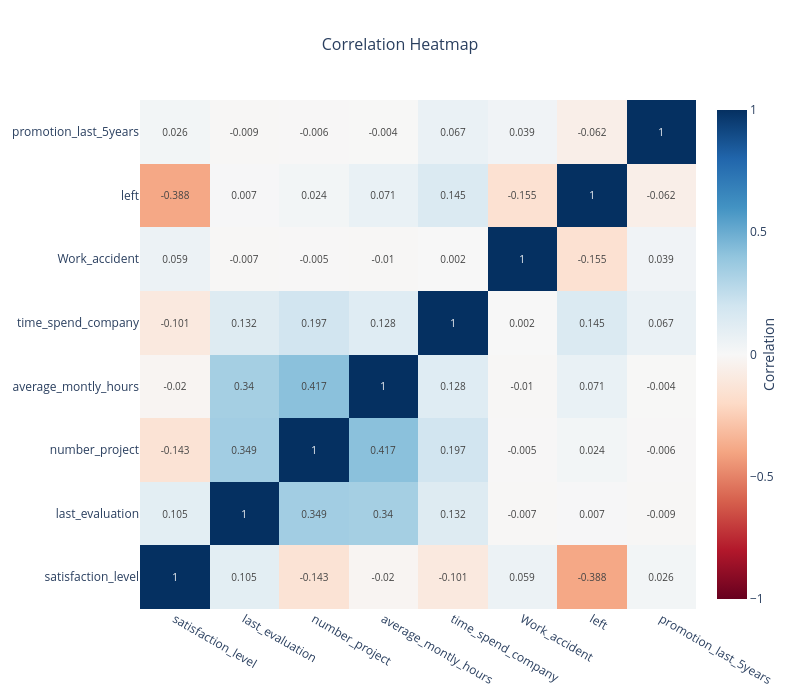

The notebook cell this image was saved under:
### Code cell
fig = go.Figure(data=go.Heatmap(
    z=correlation_matrix.values,
    x=correlation_matrix.columns,
    y=correlation_matrix.columns,
    colorscale='RdBu',
    zmid=0,
    text=np.round(correlation_matrix.values, 3),
    texttemplate='%{text}',
    textfont={"size": 10},
    colorbar=dict(title="Correlation", title_side="right")
))

fig.update_layout(
    title='Correlation Heatmap',
    title_font_size=16,
    title_x=0.5,
    width=800,
    height=700,
    xaxis_showgrid=False,
    yaxis_showgrid=False
)

fig.show()

### Figure 1 — Plotly figure (JSON) as saved in the notebook; plotly's stock layout.template omitted (floating-point values rounded to 4 significant figures)
{"data": [{"colorbar": {"title": {"side": "right", "text": "Correlation"}}, "colorscale": [[0, "rgb(103,0,31)"], [0.1, "rgb(178,24,43)"], [0.2, "rgb(214,96,77)"], [0.3, "rgb(244,165,130)"], [0.4, "rgb(253,219,199)"], [0.5, "rgb(247,247,247)"], [0.6, "rgb(209,229,240)"], [0.7, "rgb(146,197,222)"], [0.8, "rgb(67,147,195)"], [0.9, "rgb(33,102,172)"], [1, "rgb(5,48,97)"]], "text": [[1.0, 0.105, -0.143, -0.02, -0.101, 0.059, -0.388, 0.026], [0.105, 1.0, 0.349, 0.34, 0.132, -0.007, 0.007, -0.009], [-0.143, 0.349, 1.0, 0.417, 0.197, -0.005, 0.024, -0.006], [-0.02, 0.34, 0.417, 1.0, 0.128, -0.01, 0.071, -0.004], [-0.101, 0.132, 0.197, 0.128, 1.0, 0.002, 0.145, 0.067], [0.059, -0.007, -0.005, -0.01, 0.002, 1.0, -0.155, 0.039], [-0.388, 0.007, 0.024, 0.071, 0.145, -0.155, 1.0, -0.062], [0.026, -0.009, -0.006, -0.004, 0.067, 0.039, -0.062, 1.0]], "textfont": {"size": 10}, "texttemplate": "%{text}", "type": "heatmap", "x": ["satisfaction_level", "last_evaluation", "number_project", "average_montly_hours", "time_spend_company", "Work_accident", "left", "promotion_last_5years"], "y": ["satisfaction_level", "last_evaluation", "number_project", "average_montly_hours", "time_spend_company", "Work_accident", "left", "promotion_last_5years"], "z": [[1.0, 0.105, -0.143, -0.02005, -0.1009, 0.0587, -0.3884, 0.02561], [0.105, 1.0, 0.3493, 0.3397, 0.1316, -0.007104, 0.006567, -0.008684], [-0.143, 0.3493, 1.0, 0.4172, 0.1968, -0.004741, 0.02379, -0.006064], [-0.02005, 0.3397, 0.4172, 1.0, 0.1278, -0.01014, 0.07129, -0.003544], [-0.1009, 0.1316, 0.1968, 0.1278, 1.0, 0.00212, 0.1448, 0.06743], [0.0587, -0.007104, -0.004741, -0.01014, 0.00212, 1.0, -0.1546, 0.03925], [-0.3884, 0.006567, 0.02379, 0.07129, 0.1448, -0.1546, 1.0, -0.06179], [0.02561, -0.008684, -0.006064, -0.003544, 0.06743, 0.03925, -0.06179, 1.0]], "zmid": 0}], "layout": {"height": 700, "title": {"font": {"size": 16}, "text": "Correlation Heatmap", "x": 0.5}, "width": 800, "xaxis": {"showgrid": false}, "yaxis": {"showgrid": false}}}
